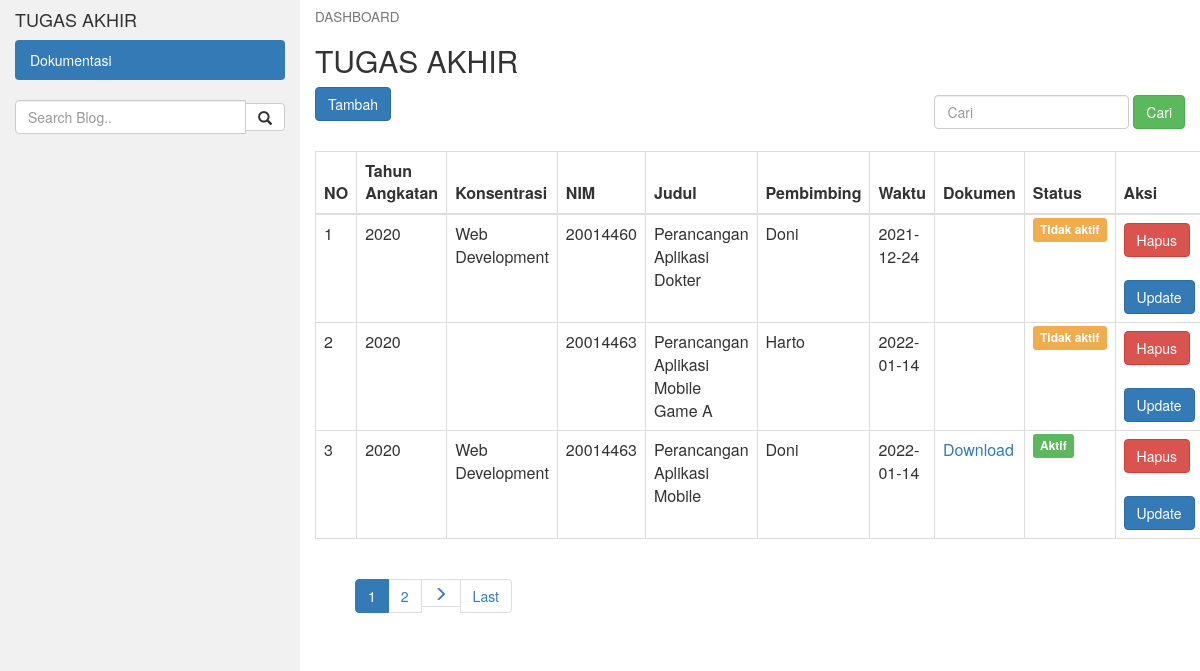
The page / on the database its author committed.
### tables this page shows
CREATE TABLE `ta_tbl` (
  `id` int(50) NOT NULL,
  `th_angkatan` int(10) NOT NULL,
  `konsentrasi` varchar(50) NOT NULL,
  `nim` int(8) NOT NULL,
  `judul` varchar(50) NOT NULL,
  `pembimbing` varchar(50) NOT NULL,
  `waktu` date NOT NULL,
  `dokumen` varchar(500) NOT NULL,
  `status` varchar(50) NOT NULL
);

### index.php (called while the page is built, shortened)
<?php
require_once BASEPATH.'core/CodeIgniter.php';

### application/models/M_tugasakhir.php (called while the page is built, shortened)
<?php
class M_tugasakhir extends CI_Model{
    public function tampil_data($limit,$start)
    {
        $this->db->limit($limit,$start);
        return $this->db->get('ta_tbl');
    }
}

### application/views/V_tugasakhir.php (the view, shortened to what this page needs)
<div class="container-fluid">
  <div class="row content">
    <div class="col-sm-3 sidenav">
      <h4>TUGAS AKHIR</h4>
      <ul class="nav nav-pills nav-stacked">
        <li class="active"><a href="#section1">Dokumentasi</a></li>
      </ul><br>
      <div class="input-group">
        <input type="text" class="form-control" placeholder="Search Blog..">
        <span class="input-group-btn">
          <button class="btn btn-default" type="button">
            <span class="glyphicon glyphicon-search"></span>
          </button>
        </span>
      </div>
    </div>
    <div class="col-sm-9">
      <h4><small>DASHBOARD</small></h4>
      <h2>TUGAS AKHIR</h2>
      <section class="content">
      <button class="btn btn-primary" data-toggle="modal" data-target="#exampleModal">Tambah</button>
      <div class="navbar-form navbar-right">
        <?php echo form_open('c_tugasakhir/search')?>
        <input type="text" name="keyword" class="form-control" placeholder="Cari">
        <button type="submit" class="btn btn-success">Cari</button>
        <?php echo form_close()?>
      </div>
      <table class="table table-bordered">
    <thead>
      <tr>
        <th>NO</th>
        <th>Tahun Angkatan</th>
        <th>Konsentrasi</th>
        <th>NIM</th>
        <th>Judul</th>
        <th>Pembimbing</th>
        <th>Waktu</th>
        <th>Dokumen</th>
        <th>Status</th>
        <th>Aksi</th>
      </tr>
    </thead>
      <?php
      $no=1;
      foreach ($c_tugasakhir as $ta):?>
        <tr>
          <td><?php echo $no++;?></td>
          <td><?php echo $ta->th_angkatan;?></td>
          <td><?php echo $ta->konsentrasi;?></td>
          <td><?php echo $ta->nim;?></td>
          <td><?php echo $ta->judul;?></td>
          <td><?php echo $ta->pembimbing;?></td>
          <td><?php echo $ta->waktu;?></td>
          <td>
            <?php
            if($ta->dokumen):
            ?>
            <a href="<?= base_url('uploads/'.$ta->dokumen) ?>">Download</a>
            <?php endif;?>
          </td>
          <td><span class="label <?= $ta->status =='Aktif' ? 'label-success' : 'label-warning'?>"><?= $ta->status?></span></td>
          <td><a href="<?php echo site_url('c_tugasakhir/hapus/'.$ta->id) ?>">
          <div class="btn btn-danger">Hapus</div></a><br><br>
          <a href="<?php echo base_url('c_tugasakhir/update/'); ?><?php echo $ta->id; ?>" class="btn btn-primary">Update</a></td>
        </tr>
      <?php endforeach;?>
    </section>
      <div class="box-footer clearfix">
        <ul>
        <?= $link ?>
        </ul>
      </div>

### application/controllers/C_tugasakhir.php (shortened to what this page needs)
<?php
class C_tugasakhir extends CI_Controller {
	public function index($page=0)
	{
		$start= ($page+1)*1;
		$data['no'] = $start;
		$data['c_tugasakhir'] = $this->m_tugasakhir->tampil_data(3,$start)->result();
		$config['base_url'] = 'http://localhost/tugasakhir/c_tugasakhir/index';
		$config['total_rows'] = 10;
		$config['per_page'] = 2;
		$config["num_links"]	= 1;
		$config['full_tag_open']   = '<ul class="pagination pagination-md m-t-xs m-b-xs">';
        $config['full_tag_close']  = '</ul>';
        $config['first_link']      = 'First';
        $config['first_tag_open']  = '<li>';
        $config['first_tag_close'] = '</li>';
        $config['last_link']       = 'Last';
        $config['last_tag_open']   = '<li>';
        $config['last_tag_close']  = '</li>';
        $config['next_link']       = ' <i class="glyphicon glyphicon-menu-right"></i> ';
        $config['next_tag_open']   = '<li>';
        $config['next_tag_close']  = '</li>';
        $config['prev_link']       = ' <i class="glyphicon glyphicon-menu-left"></i> ';
        $config['prev_tag_open']   = '<li>';
        $config['prev_tag_close']  = '</li>';
        $config['cur_tag_open']    = '<li class="active"><a href="#">';
        $config['cur_tag_close']   = '</a></li>';
        $config['num_tag_open']    = '<li>';
        $config['num_tag_close']   = '</li>';
		$this->pagination->initialize($config);
		$data['link'] = $this->pagination->create_links();
		$this->load->view('template/footer');
		$this->load->view('v_tugasakhir', $data);
		$this->load->view('template/header');
	}
}

### application/views/template/header.php (shortened to what this page needs)
<!DOCTYPE html>
<html lang="en">
<head>
  <link rel="stylesheet" href="https://maxcdn.bootstrapcdn.com/bootstrap/3.4.1/css/bootstrap.min.css">
</head>
<body>

### application/views/template/header.php (style rules this page uses)
.row.content { height: 1500px }
.sidenav { background-color: #f1f1f1; height: 100%; }

### rows shown on the page
ta_tbl: th_angkatan "2020", konsentrasi "Web Development", nim "20014460", judul "Perancangan Aplikasi Dokter", pembimbing "Doni", waktu "2021-12-24", status "Tidak aktif"
ta_tbl: th_angkatan "2020", nim "20014463", judul "Perancangan Aplikasi Mobile Game A", pembimbing "Harto", waktu "2022-01-14", status "Tidak aktif"
ta_tbl: th_angkatan "2020", konsentrasi "Web Development", nim "20014463", judul "Perancangan Aplikasi Mobile", pembimbing "Doni", waktu "2022-01-14", status "Aktif"

### other values the page prints
$link "1 2 Last"
